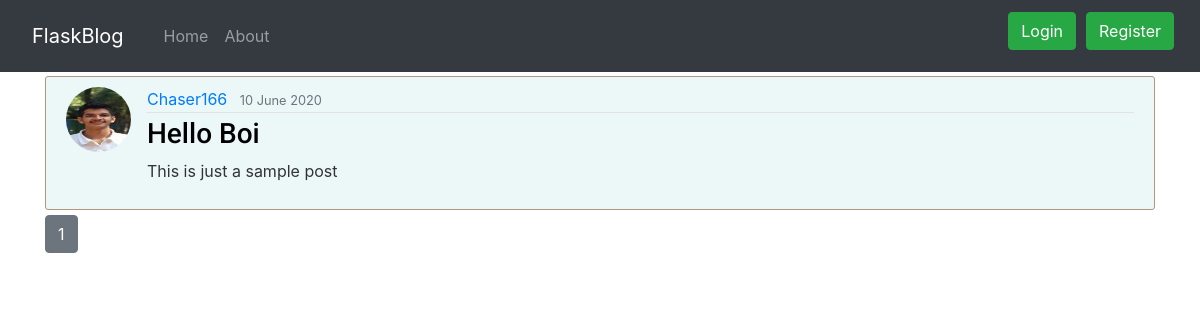
The page /home on the database its author committed.
### flaskblog/models.py (models this page shows, shortened)
class Post(db.Model):
    id = db.Column(db.Integer, primary_key=True)
    title = db.Column(db.String(50), nullable=False)
    date_posted = db.Column(db.DateTime, nullable=False,
                            default=datetime.utcnow)
    content = db.Column(db.Text, nullable=False)
    user_id = db.Column(db.Integer, db.ForeignKey('user.id'), nullable=False)

class User(db.Model, UserMixin):
    id = db.Column(db.Integer, primary_key=True)
    username = db.Column(db.String(20), unique=True, nullable=False)
    email = db.Column(db.String(50), unique=True, nullable=False)
    image_file = db.Column(db.String(20), nullable=True,
                           default='default.jpg')
    password = db.Column(db.String(60), nullable=False)
    posts = db.relationship('Post', backref='author', lazy=True)

### flaskblog/main/routes.py (the view)
@main.route('/')
@main.route('/home')
def home():
    page = request.args.get('page', 1, type=int)
    posts = Post.query.order_by(
        Post.date_posted.desc()).paginate(per_page=3, page=page)
    return render_template('home.html', posts=posts)

### flaskblog/templates/home.html
{% extends "layout.html" %}
{%block content%}
{% for post in posts.items %}
<article class="media content-section">
    <img class="rounded-circle article-img" src="{{ url_for('static',filename='images/'+post.author.image_file) }}">
    <div class="media-body">
        <div class="article-metadata">
            <a class="mr-2"
                href="{{ url_for('users.user_posts',username = post.author.username) }}">{{ post.author.username }}</a>
            <small class="text-muted">{{ post.date_posted.strftime('%d %B %Y') }}</small>
        </div>
        <h3><a class="article-title" href="{{ url_for('posts.post',post_id = post.id )}}">{{ post.title }}</a></h3>
        <p class=" article-content">{{ post.content|striptags }}</p>
    </div>
</article>
{% endfor %}
{% for page_num in posts.iter_pages(left_edge = 1,right_edge = 1,left_current = 1,right_current = 2) %}
{% if page_num %}
{% if page_num == posts.page %}
<a class="btn btn-secondary mb-4" href="{{ url_for('main.home',page = page_num) }}">{{page_num}}</a>
{% else %}
<a class="btn btn btn-outline-secondary mb-4" href="{{ url_for('main.home',page = page_num) }}">{{page_num}}</a>
{% endif %}
{% else %}
...
{% endif %}
{% endfor %}
{% endblock content%}

### flaskblog/static/main.css (style rules this page uses)
body { background: rgb(255, 255, 255); color: #333333; }
h1, h2, h3, h4, h5, h6 { color: #444444; }
.content-section { background: #ECF8F8; padding: 10px 20px; border: 1px solid #B2967D; border-radius: 3px; margin-bottom: 5px; }
.article-title { color: #000000; font-family: 'Roboto', sans-serif; }
.article-content { white-space: pre-line; }
.article-img { height: 65px; width: 65px; margin-right: 16px; }
.article-metadata { padding-bottom: 1px; margin-bottom: 4px; border-bottom: 1px solid #e3e3e3; }

### rows shown on the page
Post: image_file (picture), author.username "Chaser166", date_posted "10 June 2020", title "Hello Boi", content "This is just a sample post"

### other values the page prints
{{ page_num }} "1"
